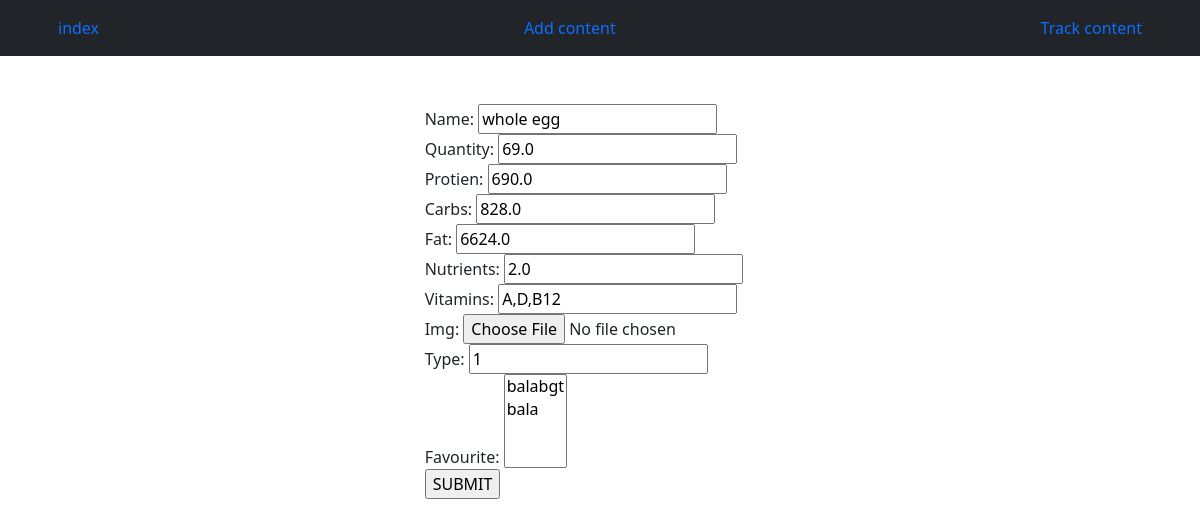
The app's page /update/1/ with its own data.
### calapp/models.py (models this page shows)
class finalmodel(models.Model):
    name=models.CharField( max_length=50)
    quantity= models.FloatField()
    protien=models.FloatField()
    carbs=models.FloatField()
    fat=models.FloatField()
    nutrients=models.FloatField()
    vitamins= models.CharField(max_length=50)
    img= models.ImageField(upload_to='foodimg/',blank=True)
    type= models.CharField(max_length=50)

### calapp/views.py (the view, shortened to what this page needs)
# urls.py: path('update/<int:pk>/',views.update,name="update"),
def update(request,pk):
    res=finalmodel.objects.get(id=pk)
    form=caloform(instance=res)
    return render(request,'update.html',{"form":form})

### calapp/forms.py
class caloform(forms.ModelForm):
    class Meta:
        model=calmodel
        fields="__all__"

### templates/update.html (shortened to what this page needs)
{% extends "base.html" %}
{% block content %}
<form action="" method="POST">
    {{form}}
    <input type="submit" value="SUBMIT">
</form>
{% endblock content %}

### records on screen
finalmodel: name "whole egg", quantity "69.0", protien "690.0", carbs "828.0", fat "6624.0", nutrients "2.0", vitamins "A,D,B12", type "1"
